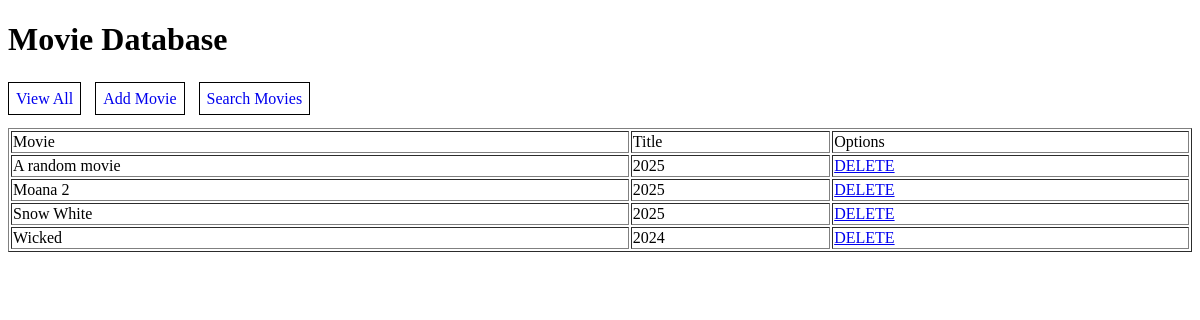
Before: / with the older database file.
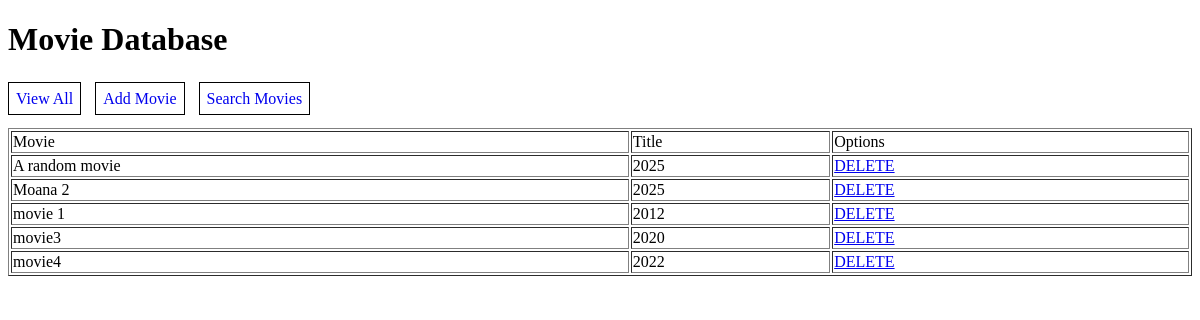
After: the same page with the newer database file.
### tables this page shows
CREATE TABLE movies (id INTEGER PRIMARY KEY AUTOINCREMENT, title TEXT, year TEXT);

### index.php (the view, shortened to what this page needs)
<?php
    include "config.php";
?>
<!doctype html>
<html>
    <head>
    </head>
    <body>
        <table border="1" width="100%">
            <tr>
                <td>Movie</td>
                <td>Title</td>
                <td>Options</td>
            </tr>
            <?php
                $db = new SQlite3($path);
                $sql = "SELECT id, title, year FROM movies ORDER BY title, year";
                $statement = $db->prepare($sql);
                $result = $statement->execute();
                while ($row = $result->fetchArray()) {
                    $id = $row[0];
                    $title = $row[1];
                    $year = $row[2];
                    $del_link = "index.php?delete=" . "$id";
                    print "<tr>";
                    print "    <td>$title</td>";
                    print "    <td>$year</td>";
                    echo "    <td><a href='$del_link'>DELETE</a></td>";
                    print "</tr>";
                }
            ?>
        </table>
    </body>
</html>

### config.php (shortened to what this page needs)
<!doctype html>
<html>
    <head>
    </head>
    <body>
        <h1>Movie Database</h1>
        <div style="padding-bottom: 20px; padding-top: 10px">
            <a class="buttom" href="index.php">View All</a>
            <a class="buttom" href="add_form.php">Add Movie</a>
            <a class="buttom" href="search_form.php">Search Movies</a>
        </div>
    </body>
</html>

### config.php (style rules this page uses)
table { width: 100%; }
.buttom { padding: 7px; margin-right: 10px; border: 1px solid black; margin-bottom: 10px; text-decoration: none; }

### index.php (style rules this page uses)
table { width: 100%; }

Changed rows visible on the page:
removed movies: title "Snow White", year "2025"
removed movies: title "Wicked", year "2024"
added movies: title "movie 1", year "2012"
added movies: title "movie3", year "2020"
added movies: title "movie4", year "2022"
